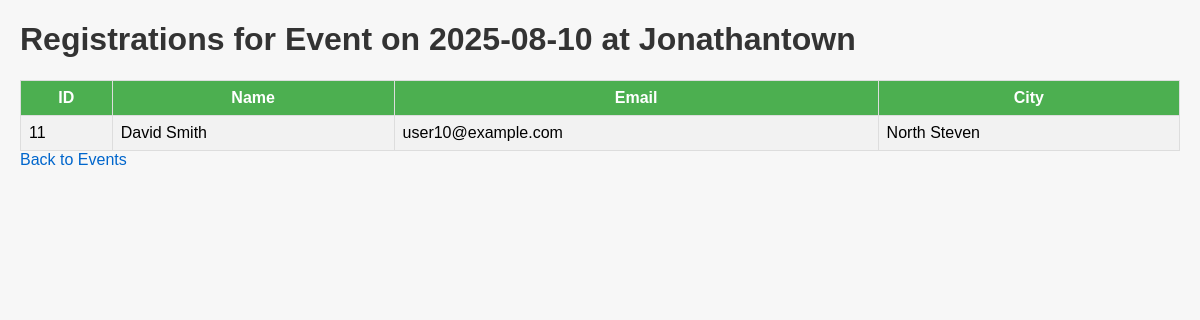
/events/registrations/1, run on the app's committed database.
### tables this page shows
CREATE TABLE Medical_Event (
    Event_ID INTEGER PRIMARY KEY AUTOINCREMENT,
    Date DATE,
    Location TEXT,
    Clinic_ID INTEGER,
    FOREIGN KEY (Clinic_ID) REFERENCES Clinic(Clinic_ID)
);

CREATE TABLE Patient (
    Patient_ID INTEGER PRIMARY KEY AUTOINCREMENT,
    Name TEXT,
    DOB DATE,
    Phone TEXT UNIQUE,
    Email TEXT UNIQUE,
    City TEXT
);

### web/app.py (the view)
@app.route("/events/registrations/<int:event_id>")
def event_registrations(event_id):
    conn = sqlite3.connect('medimatch.db')
    cursor = conn.cursor()
    cursor.execute('SELECT Date, Location FROM Medical_Event WHERE Event_ID = ?', (event_id,))
    event = cursor.fetchone()
    cursor.execute('''
        SELECT Patient.Patient_ID, Patient.Name, Patient.Email, Patient.City
        FROM Event_Registration
        JOIN Patient ON Event_Registration.Patient_ID = Patient.Patient_ID
        WHERE Event_Registration.Event_ID = ?
    ''', (event_id,))
    registrations = cursor.fetchall()
    conn.close()
    return render_template('event_registrations.html',
                           event=event,
                           registrations=registrations)

### web/templates/event_registrations.html (shortened to what this page needs)
<!DOCTYPE html>
<html>
<head>
    <link rel="stylesheet" href="{{ url_for('static', filename='style.css') }}">
</head>
<body>
    <h1>Registrations for Event on {{ event[0] }} at {{ event[1] }}</h1>
    {% if registrations %}
    <table>
        <tr>
            <th>ID</th>
            <th>Name</th>
            <th>Email</th>
            <th>City</th>
        </tr>
        {% for r in registrations %}
        <tr>
            <td>{{ r[0] }}</td>
            <td>{{ r[1] }}</td>
            <td>{{ r[2] }}</td>
            <td>{{ r[3] }}</td>
        </tr>
        {% endfor %}
    </table>
    {% else %}
    <p>No registrations for this event yet.</p>
    {% endif %}
    <a href="/events">Back to Events</a>
</body>
</html>

### web/static/style.css (style rules this page uses)
body { font-family: Arial, sans-serif; margin: 20px; background-color: #f7f7f7; }
h1 { color: #333; }
a { text-decoration: none; color: #0066cc; }
table { border-collapse: collapse; width: 100%; background-color: #fff; }
th, td { border: 1px solid #ddd; padding: 8px; }
th { background-color: #4CAF50; color: white; }
tr:nth-child(even) { background-color: #f2f2f2; }

### data on the page
Medical_Event: Date "2025-08-10", Location "Jonathantown"
Patient: Patient_ID "11", Name "David Smith", Email "user10@example.com", City "North Steven"
